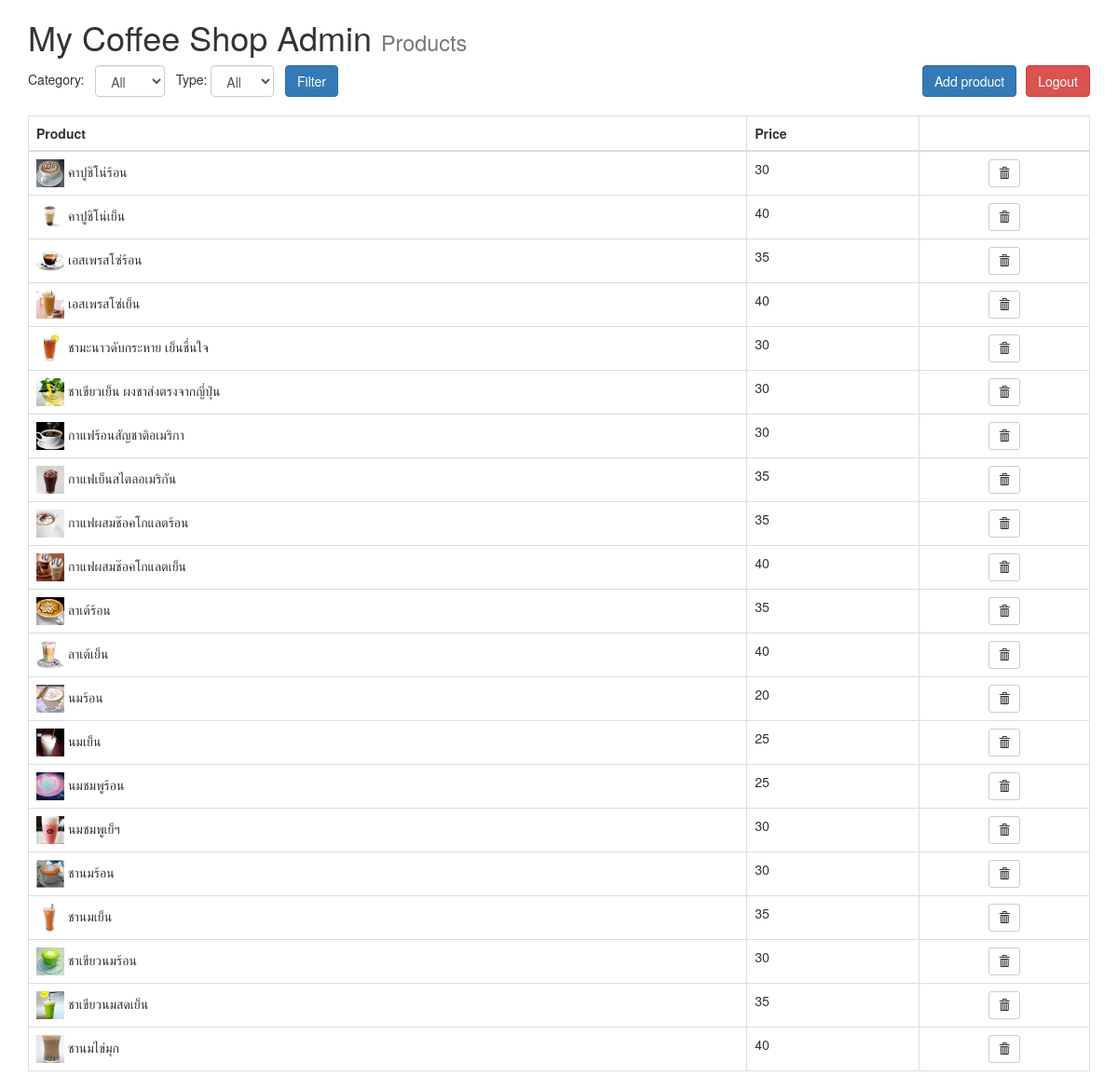
The page /admin/index.php (signed in) on the database its author committed.
### tables this page shows
CREATE TABLE tbproduct (
  itemid VARCHAR(2)  NOT NULL  ,
  tbtype_typeid VARCHAR(2)  NOT NULL  ,
  tbcategory_catid VARCHAR(2)  NOT NULL  ,
  itemname VARCHAR(30)  NULL  ,
  unitprice INTEGER UNSIGNED  NULL  ,
  picture VARCHAR(50)  NULL  ,
  detail VARCHAR(255)  NULL    ,
PRIMARY KEY(itemid)  ,
INDEX tbproduct_FKIndex1(tbcategory_catid)  ,
INDEX tbproduct_FKIndex2(tbtype_typeid),
  FOREIGN KEY(tbcategory_catid)
    REFERENCES tbcategory(catid)
      ON DELETE NO ACTION
      ON UPDATE CASCADE,
  FOREIGN KEY(tbtype_typeid)
    REFERENCES tbtype(typeid)
      ON DELETE NO ACTION
      ON UPDATE CASCADE);

### admin/index.php (the view, shortened to what this page needs)
<?php
require('../dbconnect.php');
?><!DOCTYPE html>
<html lang="en">
<head>
    <link rel="stylesheet" href="https://maxcdn.bootstrapcdn.com/bootstrap/3.3.7/css/bootstrap.min.css">
</head>
<body class="container">
<?php
$category = isset($_GET['category']) ? $_GET['category'] : "";
$type = isset($_GET['type']) ? $_GET['type'] : "";
if ($type != "" && $category != "") {
    $sql = "select itemid, picture, detail, unitprice from tbproduct where tbcategory_catid = '$category' and tbtype_typeid = '$type'";
}
else if ($type != "") {
    $sql = "select itemid, picture, detail, unitprice from tbproduct where tbtype_typeid = '$type'";
}
else if ($category != "") {
    $sql = "select itemid, picture, detail, unitprice from tbproduct where tbcategory_catid = '$category'";
}
else {
    $sql = "select itemid, picture, detail, unitprice from tbproduct";
}
$results = $conn->query($sql);
?>
    <h1>My Coffee Shop Admin <small>Products</small></h1>
    <a href="logout.php" class="btn btn-danger pull-right" style="margin-left: 10px">Logout</a>
    <a href="addproduct.php" class="btn btn-primary pull-right">Add product</a>
    <form method="get" class="form-inline">
        Category: &nbsp;
        <select name="category" class="form-control">
            <option value="">All</option>
        </select> &nbsp;
        Type:
        <select name="type" class="form-control">
            <option value="">All</option>
        </select> &nbsp;
        <input class="btn btn-primary" type="submit" value="Filter">
    </form>
    <table class="table table-bordered" style="margin-top: 20px">
        <thead>
            <tr>
                <th>Product</th>
                <th>Price</th>
                <th></th>
            </tr>
        </thead>
        <tbody>
        <?php
        while($row = $results->fetch_assoc()) {
            ?>
            <tr>
                <td>
                    <img src="../images/<?php echo $row['picture'] ?>"  style="width: 30px; height: 30px; object-fit: cover;">
                    <?php echo $row['detail'] ?>
                </td>
                <td><?php echo $row['unitprice'] ?></td>
                <td class="text-center">
                    <a href="deleteproduct.php?itemid=<?php echo $row['itemid'] ?>" class="btn btn-sm btn-default">
                        <span class="glyphicon glyphicon-trash"></span>
                    </a>
                </td>
            </tr>
            <?php
        }
        ?>
        </tbody>
    </table>
</body>
</html>

### rows shown on the page
tbproduct: picture (picture), detail "คาปูชิโน่ร้อน", unitprice "30"
tbproduct: picture (picture), detail "คาปูชิโน่เย็น", unitprice "40"
tbproduct: picture (picture), detail "เอสเพรสโซ่ร้อน", unitprice "35"
tbproduct: picture (picture), detail "เอสเพรสโซ่เย็น", unitprice "40"
tbproduct: picture (picture), detail "ชามะนาวดับกระหาย เย็นชื่นใจ", unitprice "30"
tbproduct: picture (picture), detail "ชาเขียวเย็น ผงชาส่งตรงจากญี่ปุ่น", unitprice "30"
tbproduct: picture (picture), detail "กาแฟร้อนสัญชาติอเมริกา", unitprice "30"
tbproduct: picture (picture), detail "กาแฟเย็นสไตลอเมริกัน", unitprice "35"
tbproduct: picture (picture), detail "กาแฟผสมช๊อคโกแลตร้อน", unitprice "35"
tbproduct: picture (picture), detail "กาแฟผสมช๊อคโกแลตเย็น", unitprice "40"
tbproduct: picture (picture), detail "ลาเต้ร้อน", unitprice "35"
tbproduct: picture (picture), detail "ลาเต้เย็น", unitprice "40"
tbproduct: picture (picture), detail "นมร้อน", unitprice "20"
tbproduct: picture (picture), detail "นมเย็น", unitprice "25"
tbproduct: picture (picture), detail "นมชมพูร้อน", unitprice "25"
tbproduct: picture (picture), detail "นมชมพูเย็ฯ", unitprice "30"
tbproduct: picture (picture), detail "ชานมร้อน", unitprice "30"
tbproduct: picture (picture), detail "ชานมเย็น", unitprice "35"
tbproduct: picture (picture), detail "ชาเขียวนมร้อน", unitprice "30"
tbproduct: picture (picture), detail "ชาเขียวนมสดเย็น", unitprice "35"
tbproduct: picture (picture), detail "ชานมไข่มุก", unitprice "40"
